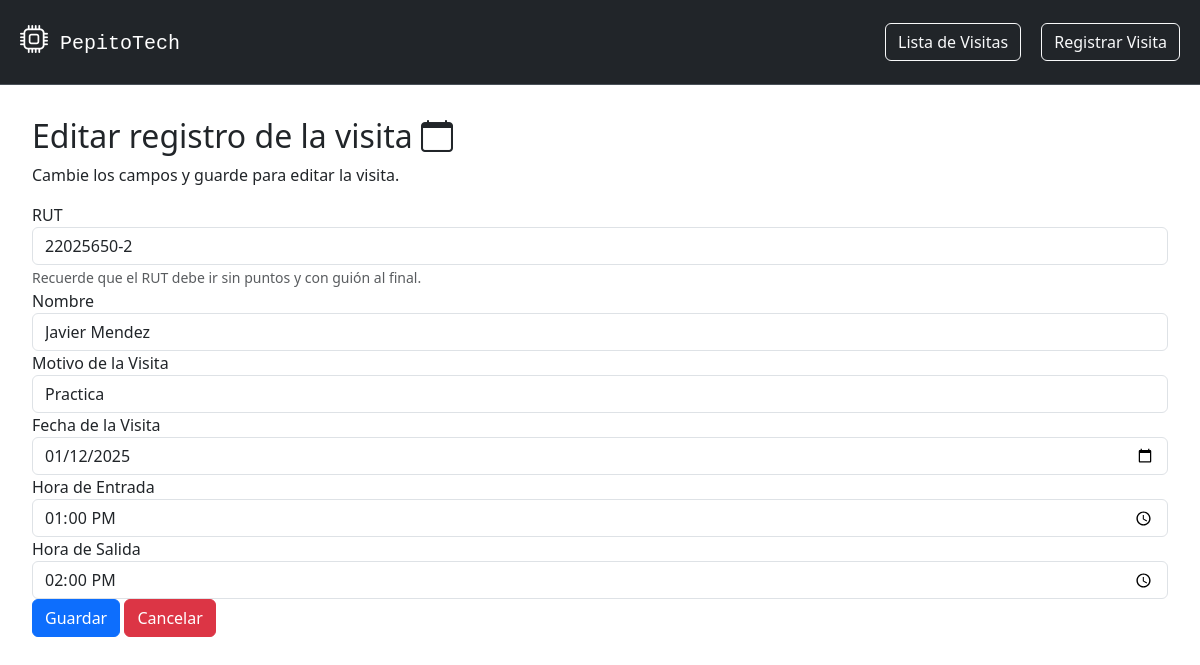
Screenshot of /visita/editar/22025650-2/ with the database file from the repository.
### SistemaRegistros/models.py (models this page shows, shortened)
class Visita(models.Model):
    rut = models.CharField(max_length=10, unique=True)
    nombre = models.CharField(max_length=50)
    motivo_visita = models.TextField(max_length=200)
    fecha_visita = models.DateField()
    hora_entrada = models.TimeField()
    hora_salida = models.TimeField()

### SistemaRegistros/views.py (the view)
# urls.py: path("visita/editar/<str:rut>/", views.editar_visita, name="editar_visita"),
def editar_visita(request, rut):
    visita = get_object_or_404(Visita, rut=rut)
    if request.method == 'POST':
        form = VisitaForm(request.POST, instance=visita)
        if form.is_valid():
            form.save()
            return redirect('lista_visitas')
    else:
        form = VisitaForm(instance=visita)
    return render(request, 'SistemaRegistros/editar_visita.html', {'form': form})

### SistemaRegistros/forms.py
class VisitaForm(forms.ModelForm):
    class Meta:
        model = Visita
        fields = ["rut", "nombre", "motivo_visita", "fecha_visita", "hora_entrada", "hora_salida"]

### SistemaRegistros/templates/SistemaRegistros/editar_visita.html (shortened to what this page needs)
{% extends 'SistemaRegistros/base.html' %}
{% block content %}
    <div class="m-2 p-4">
        <h2>
            Editar registro de la visita
            <span><i class="bi bi-calendar"></i></span>
        </h2>
        <p>Cambie los campos y guarde para editar la visita.</p>
        <form method="POST">
            <div class="form-group">
                <label for="rut">RUT</label>
                <input type="text" class="form-control" id="rut" name="rut" aria-describedby="ayudaFormato" placeholder="Ej: 23433434-6" value="{{ form.rut.value }}" required>
                <small id="ayudaFormato" class="form-text text-muted">Recuerde que el RUT debe ir sin puntos y con guión al final.</small>
            </div>
            <div class="form-group">
                <label for="nombre">Nombre</label>
                <input type="text" class="form-control" id="nombre" name="nombre" value="{{ form.nombre.value }}" required>
            </div>
            <div class="form-group">
                <label for="motivo_visita">Motivo de la Visita</label>
                <input type="text" class="form-control" id="motivo_visita" name="motivo_visita" value="{{ form.motivo_visita.value }}" required>
            </div>
            <div class="form-group">
                <label for="fecha_visita">Fecha de la Visita</label>
                <input type="date" class="form-control" id="fecha_visita" name="fecha_visita" value="{{ form.fecha_visita.value|date:'Y-m-d' }}" required>
            </div>
            <div class="form-group">
                <label for="hora_entrada">Hora de Entrada</label>
                <input type="time" class="form-control" id="hora_entrada" name="hora_entrada" value="{{ form.hora_entrada.value }}" required>
            </div>
            <div class="form-group">
                <label for="hora_salida">Hora de Salida</label>
                <input type="time" class="form-control" id="hora_salida" name="hora_salida" value="{{ form.hora_salida.value }}" required>
            </div>
            <button type="submit" class="btn btn-primary">Guardar</button>
            <a class="btn btn-danger" href="{% url 'lista_visitas' %}" >Cancelar</a>
        </form>
    </div>
{% endblock %}

### rows the page displays
Visita: rut "22025650-2", nombre "Javier Mendez", motivo_visita "Practica", fecha_visita "01/12/2025"
